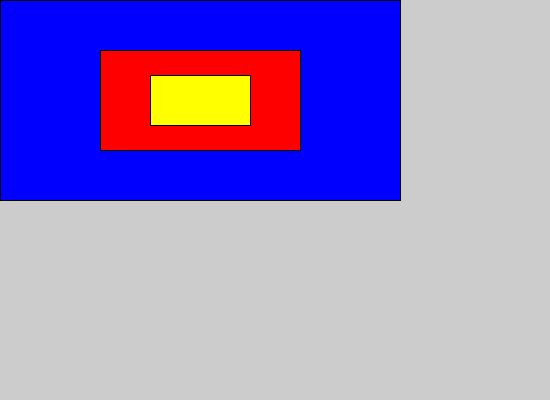
Frame 1 (no input)
Frame 60 (the mouse pressed at the canvas centre just before this capture): identical to frame 1, image omitted
Frame 120 (the mouse held since frame 60 and released just before this capture): identical to frame 1, image omitted

The Processing sketch that drew this single still picture (run headless with seeded random() and noise(); from frame 60 on, the mouse is pressed at the canvas centre):

// Processing sketch: question_1_b
// ── question_1_b.pde
void setup() {
  
  size(550,400);
  rectMode(CENTER);

};

void draw() {
  
  fill(0,0,255);
  rect(200,100, 400, 200);
  
  fill(255,0,0);
  rect(200,100, 200, 100);
  
  fill(255, 255,0);
  rect(200,100, 100, 50);
  
};
